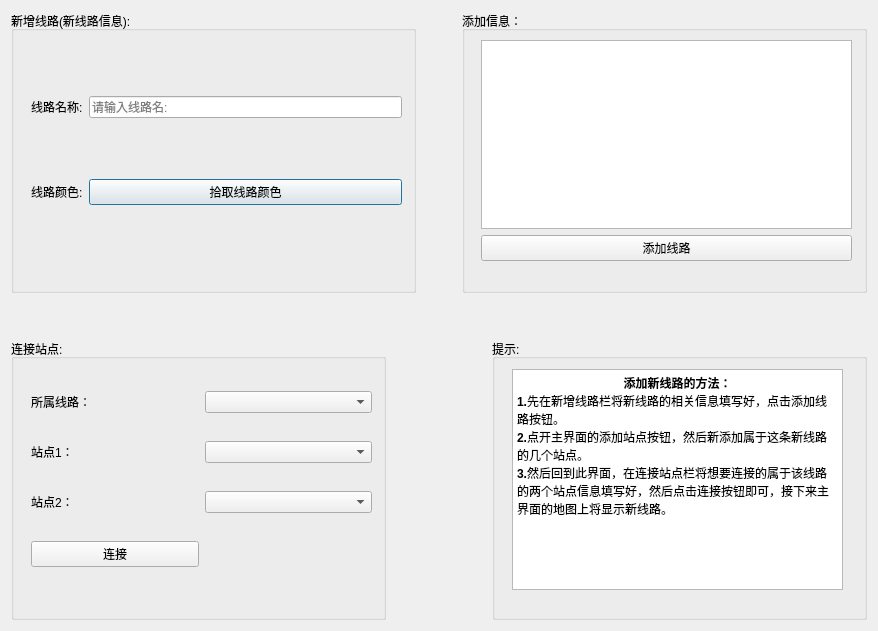
<?xml version="1.0" encoding="UTF-8"?>
<ui version="4.0">
 <class>addlinesDialog</class>
 <widget class="QDialog" name="addlinesDialog">
  <property name="geometry">
   <rect>
    <x>0</x>
    <y>0</y>
    <width>878</width>
    <height>631</height>
   </rect>
  </property>
  <property name="windowTitle">
   <string>Dialog</string>
  </property>
  <layout class="QVBoxLayout" name="verticalLayout_3">
   <item>
    <layout class="QVBoxLayout" name="verticalLayout">
     <item>
      <layout class="QHBoxLayout" name="horizontalLayout">
       <item>
        <widget class="QGroupBox" name="groupBox">
         <property name="title">
          <string>新增线路(新线路信息):</string>
         </property>
         <widget class="QWidget" name="gridLayoutWidget">
          <property name="geometry">
           <rect>
            <x>20</x>
            <y>30</y>
            <width>371</width>
            <height>221</height>
           </rect>
          </property>
          <layout class="QGridLayout" name="gridLayout">
           <item row="0" column="0">
            <widget class="QLabel" name="label">
             <property name="text">
              <string>线路名称:</string>
             </property>
            </widget>
           </item>
           <item row="1" column="0">
            <widget class="QLabel" name="label_2">
             <property name="text">
              <string>线路颜色:</string>
             </property>
            </widget>
           </item>
           <item row="0" column="1">
            <widget class="QLineEdit" name="lineEdit">
             <property name="placeholderText">
              <string>请输入线路名:</string>
             </property>
            </widget>
           </item>
           <item row="1" column="1">
            <widget class="QPushButton" name="ColorpushButton">
             <property name="text">
              <string>拾取线路颜色</string>
             </property>
            </widget>
           </item>
          </layout>
         </widget>
        </widget>
       </item>
       <item>
        <spacer name="horizontalSpacer">
         <property name="orientation">
          <enum>Qt::Horizontal</enum>
         </property>
         <property name="sizeType">
          <enum>QSizePolicy::Fixed</enum>
         </property>
         <property name="sizeHint" stdset="0">
          <size>
           <width>40</width>
           <height>20</height>
          </size>
         </property>
        </spacer>
       </item>
       <item>
        <widget class="QGroupBox" name="groupBox_2">
         <property name="title">
          <string>添加信息：</string>
         </property>
         <widget class="QWidget" name="verticalLayoutWidget_2">
          <property name="geometry">
           <rect>
            <x>19</x>
            <y>29</y>
            <width>371</width>
            <height>221</height>
           </rect>
          </property>
          <layout class="QVBoxLayout" name="verticalLayout_2">
           <item>
            <widget class="QTextBrowser" name="textBrowser"/>
           </item>
           <item>
            <widget class="QPushButton" name="addpushButton">
             <property name="text">
              <string>添加线路</string>
             </property>
            </widget>
           </item>
          </layout>
         </widget>
        </widget>
       </item>
      </layout>
     </item>
     <item>
      <spacer name="verticalSpacer">
       <property name="orientation">
        <enum>Qt::Vertical</enum>
       </property>
       <property name="sizeType">
        <enum>QSizePolicy::Fixed</enum>
       </property>
       <property name="sizeHint" stdset="0">
        <size>
         <width>20</width>
         <height>40</height>
        </size>
       </property>
      </spacer>
     </item>
     <item>
      <layout class="QHBoxLayout" name="horizontalLayout_2">
       <item>
        <widget class="QGroupBox" name="groupBox_3">
         <property name="title">
          <string>连接站点:</string>
         </property>
         <widget class="QWidget" name="gridLayoutWidget_2">
          <property name="geometry">
           <rect>
            <x>20</x>
            <y>30</y>
            <width>341</width>
            <height>221</height>
           </rect>
          </property>
          <layout class="QGridLayout" name="gridLayout_2">
           <item row="3" column="0">
            <widget class="QPushButton" name="pushButtonconnect">
             <property name="text">
              <string>连接</string>
             </property>
            </widget>
           </item>
           <item row="2" column="0">
            <widget class="QLabel" name="label_5">
             <property name="text">
              <string>站点2：</string>
             </property>
            </widget>
           </item>
           <item row="0" column="0">
            <widget class="QLabel" name="label_3">
             <property name="text">
              <string>所属线路：</string>
             </property>
            </widget>
           </item>
           <item row="1" column="0">
            <widget class="QLabel" name="label_4">
             <property name="text">
              <string>站点1：</string>
             </property>
            </widget>
           </item>
           <item row="0" column="1">
            <widget class="QComboBox" name="comboBoxline"/>
           </item>
           <item row="1" column="1">
            <widget class="QComboBox" name="comboBoxstation1"/>
           </item>
           <item row="2" column="1">
            <widget class="QComboBox" name="comboBoxstation2"/>
           </item>
          </layout>
         </widget>
        </widget>
       </item>
       <item>
        <spacer name="horizontalSpacer_2">
         <property name="orientation">
          <enum>Qt::Horizontal</enum>
         </property>
         <property name="sizeType">
          <enum>QSizePolicy::Fixed</enum>
         </property>
         <property name="sizeHint" stdset="0">
          <size>
           <width>100</width>
           <height>20</height>
          </size>
         </property>
        </spacer>
       </item>
       <item>
        <widget class="QGroupBox" name="groupBox_4">
         <property name="title">
          <string>提示:</string>
         </property>
         <widget class="QTextBrowser" name="textBrowser_2">
          <property name="geometry">
           <rect>
            <x>20</x>
            <y>30</y>
            <width>331</width>
            <height>221</height>
           </rect>
          </property>
          <property name="html">
           <string>&lt;!DOCTYPE HTML PUBLIC &quot;-//W3C//DTD HTML 4.0//EN&quot; &quot;http://www.w3.org/TR/REC-html40/strict.dtd&quot;&gt;
&lt;html&gt;&lt;head&gt;&lt;meta name=&quot;qrichtext&quot; content=&quot;1&quot; /&gt;&lt;style type=&quot;text/css&quot;&gt;
p, li { white-space: pre-wrap; }
&lt;/style&gt;&lt;/head&gt;&lt;body style=&quot; font-family:'SimSun'; font-size:9pt; font-weight:400; font-style:normal;&quot;&gt;
&lt;p align=&quot;center&quot; style=&quot; margin-top:0px; margin-bottom:0px; margin-left:0px; margin-right:0px; -qt-block-indent:0; text-indent:0px;&quot;&gt;&lt;span style=&quot; font-weight:600;&quot;&gt;添加新线路的方法：&lt;/span&gt;&lt;/p&gt;
&lt;p style=&quot; margin-top:0px; margin-bottom:0px; margin-left:0px; margin-right:0px; -qt-block-indent:0; text-indent:0px;&quot;&gt;&lt;span style=&quot; font-weight:600;&quot;&gt;1.&lt;/span&gt;先在新增线路栏将新线路的相关信息填写好，点击添加线路按钮。&lt;/p&gt;
&lt;p style=&quot; margin-top:0px; margin-bottom:0px; margin-left:0px; margin-right:0px; -qt-block-indent:0; text-indent:0px;&quot;&gt;&lt;span style=&quot; font-weight:600;&quot;&gt;2.&lt;/span&gt;点开主界面的添加站点按钮，然后新添加属于这条新线路的几个站点。&lt;/p&gt;
&lt;p style=&quot; margin-top:0px; margin-bottom:0px; margin-left:0px; margin-right:0px; -qt-block-indent:0; text-indent:0px;&quot;&gt;&lt;span style=&quot; font-weight:600;&quot;&gt;3.&lt;/span&gt;然后回到此界面，在连接站点栏将想要连接的属于该线路的两个站点信息填写好，然后点击连接按钮即可，接下来主界面的地图上将显示新线路。&lt;/p&gt;&lt;/body&gt;&lt;/html&gt;</string>
          </property>
         </widget>
        </widget>
       </item>
      </layout>
     </item>
    </layout>
   </item>
  </layout>
 </widget>
 <resources/>
 <connections/>
</ui>
